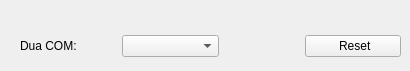
    <widget class="QWidget" name="tab_3">
     <attribute name="title">
      <string>Reset</string>
     </attribute>
     <widget class="QWidget" name="layoutWidget">
      <property name="geometry">
       <rect>
        <x>20</x>
        <y>30</y>
        <width>381</width>
        <height>32</height>
       </rect>
      </property>
      <layout class="QHBoxLayout" name="horizontalLayout_3">
       <item>
        <widget class="QLabel" name="rstLabel">
         <property name="minimumSize">
          <size>
           <width>54</width>
           <height>0</height>
          </size>
         </property>
         <property name="text">
          <string>Dua COM:</string>
         </property>
        </widget>
       </item>
       <item>
        <widget class="QComboBox" name="rstCombox"/>
       </item>
       <item>
        <spacer name="horizontalSpacer">
         <property name="orientation">
          <enum>Qt::Horizontal</enum>
         </property>
         <property name="sizeType">
          <enum>QSizePolicy::Fixed</enum>
         </property>
         <property name="sizeHint" stdset="0">
          <size>
           <width>80</width>
           <height>20</height>
          </size>
         </property>
        </spacer>
       </item>
       <item>
        <widget class="QPushButton" name="resetPushButton">
         <property name="text">
          <string> Reset</string>
         </property>
        </widget>
       </item>
      </layout>
     </widget>
    </widget>
